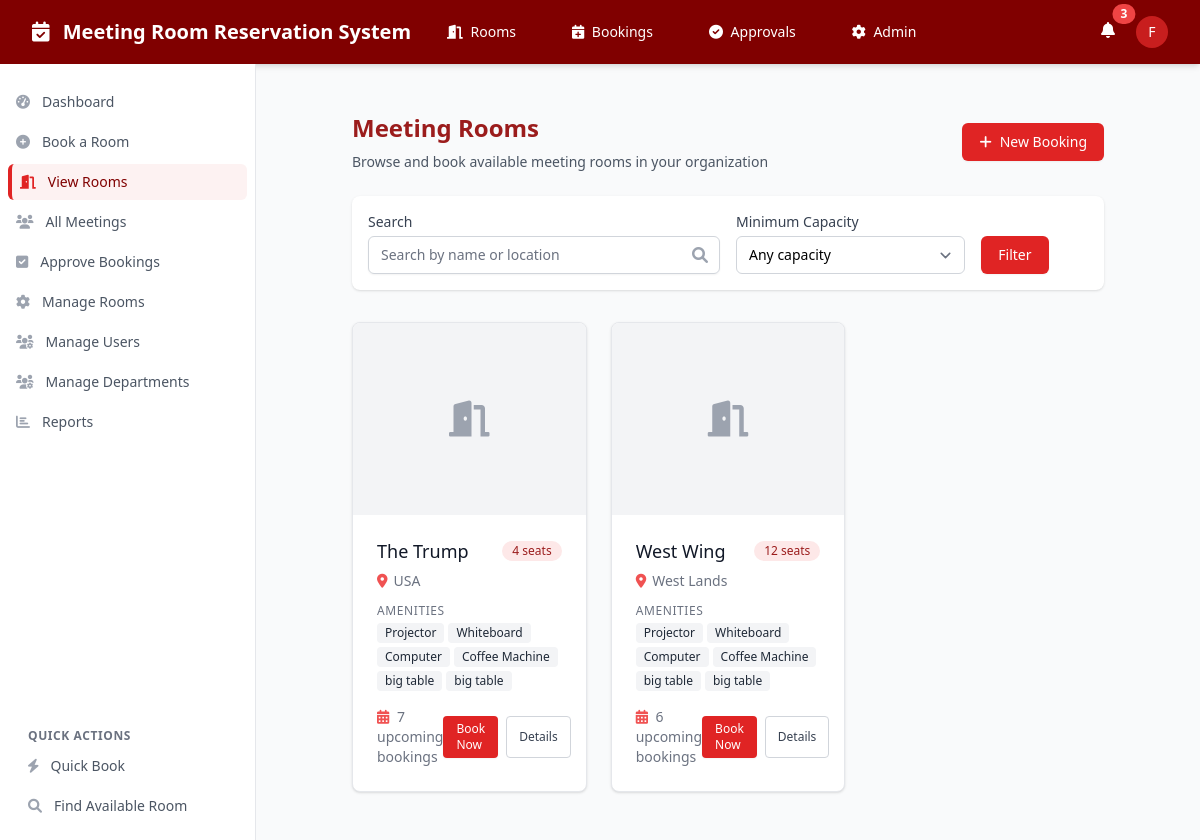
/rooms.php (signed in), run on the app's committed database.
### tables this page shows
CREATE TABLE boardrooms (
    room_id INTEGER PRIMARY KEY AUTOINCREMENT,
    room_name TEXT NOT NULL UNIQUE,
    capacity INTEGER NOT NULL,
    location TEXT NOT NULL,
    amenities TEXT, -- JSON string of available amenities
    is_active BOOLEAN DEFAULT TRUE,
    thumbnail_url TEXT -- URL for room image
);

### rooms.php (the view, shortened to what this page needs)
<?php
require_once 'includes/header.php';
$search = isset($_GET['search']) ? '%' . $_GET['search'] . '%' : '%';
$query = "SELECT r.*,
          (SELECT COUNT(*) FROM bookings b
           WHERE b.room_id = r.room_id
           AND b.start_time > datetime('now')
           AND b.status IN ('Pending', 'Approved')) as upcoming_bookings
          FROM boardrooms r
          WHERE r.is_active = 1
          AND (r.room_name LIKE :search OR r.location LIKE :search)";
$params = [':search' => $search];
$query .= " ORDER BY r.room_name";
$stmt = $db->prepare($query);
$stmt->execute($params);
$rooms = $stmt->fetchAll(PDO::FETCH_ASSOC);
?>
<main class="py-6 px-4 sm:px-6 lg:px-8">
    <div class="max-w-7xl mx-auto">
        <div class="px-4 sm:px-6 lg:px-8">
            <div class="sm:flex sm:items-center">
                <div class="sm:flex-auto">
                    <h1 class="text-2xl font-bold text-maroon-800">Meeting Rooms</h1>
                    <p class="mt-2 text-sm text-gray-600">
                        Browse and book available meeting rooms in your organization
                    </p>
                </div>
                <div class="mt-4 sm:mt-0 sm:ml-16 sm:flex-none">
                    <a href="book_room.php" class="inline-flex items-center px-4 py-2 border border-transparent text-sm font-medium rounded-md shadow-sm text-white bg-maroon-600 hover:bg-maroon-700 focus:outline-none focus:ring-2 focus:ring-offset-2 focus:ring-maroon-500">
                        <i class="fas fa-plus mr-2"></i> New Booking
                    </a>
                </div>
            </div>
            <div class="mt-6 bg-white shadow rounded-lg p-4">
                <form method="get" class="grid grid-cols-1 gap-y-6 gap-x-4 sm:grid-cols-6">
                    <div class="sm:col-span-3">
                        <label for="search" class="block text-sm font-medium text-gray-700">Search</label>
                        <div class="mt-1 relative rounded-md shadow-sm">
                            <input type="text" name="search" id="search" value="<?= isset($_GET['search']) ? htmlspecialchars($_GET['search']) : '' ?>"
                                class="block w-full pr-10 border-gray-300 focus:ring-maroon-500 focus:border-maroon-500 sm:text-sm rounded-md"
                                placeholder="Search by name or location">
                            <div class="absolute inset-y-0 right-0 pr-3 flex items-center pointer-events-none">
                            </div>
                        </div>
                    </div>
                    <div class="sm:col-span-2">
                        <label for="capacity" class="block text-sm font-medium text-gray-700">Minimum Capacity</label>
                        <select id="capacity" name="capacity" class="mt-1 block w-full pl-3 pr-10 py-2 text-base border-gray-300 focus:outline-none focus:ring-maroon-500 focus:border-maroon-500 sm:text-sm rounded-md">
                            <option value="">Any capacity</option>
                        </select>
                    </div>
                    <div class="sm:col-span-1 flex items-end">
                        <button type="submit" class="inline-flex justify-center py-2 px-4 border border-transparent shadow-sm text-sm font-medium rounded-md text-white bg-maroon-600 hover:bg-maroon-700 focus:outline-none focus:ring-2 focus:ring-offset-2 focus:ring-maroon-500">
                            Filter
                        </button>
                    </div>
                </form>
            </div>
            <div class="mt-8 grid grid-cols-1 gap-6 sm:grid-cols-2 lg:grid-cols-3">
                <?php foreach ($rooms as $room): ?>
                <div class="bg-white overflow-hidden shadow rounded-lg border border-gray-200 hover:border-maroon-300 transition-colors">
                    <div class="h-48 bg-gray-200 overflow-hidden">
                        <?php if ($room['thumbnail_url']): ?>
                        <img src="<?= htmlspecialchars($room['thumbnail_url']) ?>" alt="<?= htmlspecialchars($room['room_name']) ?>" class="w-full h-full object-cover">
                        <?php else: ?>
                        <div class="w-full h-full flex items-center justify-center bg-gray-100 text-gray-400">
                            <i class="fas fa-door-open text-4xl"></i>
                        </div>
                        <?php endif; ?>
                    </div>
                    <div class="px-4 py-5 sm:p-6">
                        <div class="flex items-center justify-between">
                            <h3 class="text-lg leading-6 font-medium text-gray-900"><?= htmlspecialchars($room['room_name']) ?></h3>
                            <span class="inline-flex items-center px-2.5 py-0.5 rounded-full text-xs font-medium bg-maroon-100 text-maroon-800">
                                <?= $room['capacity'] ?> seats
                            </span>
                        </div>
                        <div class="mt-2 flex items-center text-sm text-gray-500">
                            <i class="fas fa-map-marker-alt text-maroon-500 mr-1.5"></i>
                            <?= htmlspecialchars($room['location']) ?>
                        </div>
                        <?php if (!empty($room['amenities'])):
                            $amenities = json_decode($room['amenities'], true); ?>
                        <div class="mt-3">
                            <h4 class="text-xs font-medium text-gray-500 uppercase tracking-wider">Amenities</h4>
                            <div class="mt-1 flex flex-wrap gap-1">
                                <?php foreach ($amenities as $amenity): ?>
                                <span class="inline-flex items-center px-2 py-0.5 rounded text-xs font-medium bg-gray-100 text-gray-800">
                                    <?= htmlspecialchars($amenity) ?>
                                </span>
                                <?php endforeach; ?>
                            </div>
                        </div>
                        <?php endif; ?>
                        <div class="mt-4 flex justify-between items-center">
                            <div class="text-sm text-gray-500">
                                <i class="fas fa-calendar-alt text-maroon-500 mr-1"></i>
                                <?= $room['upcoming_bookings'] ?> upcoming bookings
                            </div>
                            <div class="flex space-x-2">
                                <a href="book_room.php?room_id=<?= $room['room_id'] ?>" class="inline-flex items-center px-3 py-1 border border-transparent text-xs font-medium rounded shadow-sm text-white bg-maroon-600 hover:bg-maroon-700 focus:outline-none focus:ring-2 focus:ring-offset-2 focus:ring-maroon-500">
                                    Book Now
                                </a>
                                <a href="room_details.php?id=<?= $room['room_id'] ?>" class="inline-flex items-center px-3 py-1 border border-gray-300 text-xs font-medium rounded text-gray-700 bg-white hover:bg-gray-50 focus:outline-none focus:ring-2 focus:ring-offset-2 focus:ring-maroon-500">
                                    Details
                                </a>
                            </div>
                        </div>
                    </div>
                </div>
                <?php endforeach; ?>
            </div>
        </div>
    </div>
</main>
</body>
</html>

### data on the page
boardrooms: room_name "The Trump", capacity "4", location "USA", amenities "Projector", amenities "Whiteboard", amenities "Computer", amenities "Coffee Machine", amenities "big table", upcoming_bookings "7"
boardrooms: room_name "West Wing", capacity "12", location "West Lands", amenities "Projector", amenities "Whiteboard", amenities "Computer", amenities "Coffee Machine", amenities "big table", upcoming_bookings "6"

### other printed values
$unreadNotifications "3"
substr($_SESSION['first_name'], 0, 1) "F"
